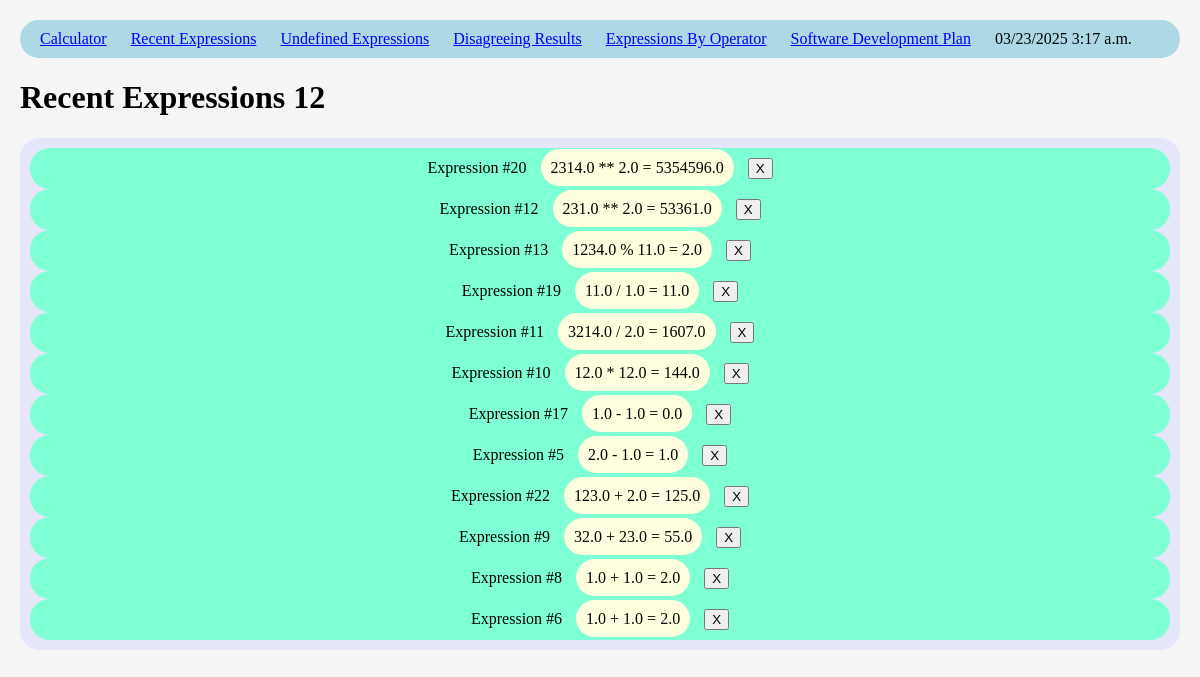
/calculator/recent_expressions/, run on the app's committed database.
### calculator/models.py (models this page shows)
class Expression(models.Model):
    num1 = models.FloatField()
    operator = models.ForeignKey(Operator, on_delete=models.RESTRICT)
    num2 = models.FloatField()
    defined = models.BooleanField()
    agree = models.BooleanField()
    PYAnswer = models.FloatField()
    JSAnswer = models.FloatField()

class Operator(models.Model):
    symbol = models.CharField(max_length=2)
    name = models.CharField(max_length=100)

### calculator/views.py (the view)
# urls.py: path('recent_expressions/', views.recent_expressions, name='recent_expressions'),
def recent_expressions(request):
    latest_expression_list = []
    if Expression.objects.order_by("-operator_id").exists():
        latest_expression_list = Expression.objects.order_by("-operator_id")
    context = {
        "latest_expression_list": latest_expression_list
    }
    return render(request, 'calculator/recent_expressions.html', context)

### calculator/templates/calculator/recent_expressions.html (shortened to what this page needs)
<!DOCTYPE html>
<html lang="en">
    <head>
        {% load static %}
        <link rel="stylesheet" href="{% static 'calculator/style.css' %}">
    </head>
    <body>
        {% include 'calculator/nav.html'%}
        <h1>Recent Expressions {{latest_expression_list|length}}</h1>
        {% if latest_expression_list %}
        <div id="saved" class="saved">
            {% for expression in latest_expression_list %}
            <form class="valid" method="post" action="{% url 'calculator:removeRecord' expression.id %}">
                <span>Expression #{{expression.id}}</span>
                <span class="math">{{expression.num1}} {{expression.operator.symbol}} {{expression.num2}} = {{expression.PYAnswer}}</span>
                <span><input type="submit" value="X"></span>
            </form>
            {% endfor %}
        </div>
        {% endif %}
    </body>
</html>

### calculator/static/calculator/style.css (style rules this page uses)
body { background-color: whitesmoke; color: black; font-family: "American Typewriter", serif; font-style: normal; font-size: medium; padding: 10px; margin: 10px; }
span { padding: inherit; }
div { padding: inherit; }
.valid { border-radius: 20px; text-align: center; margin: 0 auto; padding: inherit; background-color: aquamarine; }
.saved { border-radius: 20px; text-align: center; margin: 0 auto; padding: inherit; background-color: lavender; }
.math { border-radius: 20px; text-align: center; margin: 0 auto; padding: inherit; background-color: lightyellow; }

### data on the page
Expression: id "20", num1 "2314.0", operator.symbol "**", num2 "2.0", PYAnswer "5354596.0"
Expression: id "12", num1 "231.0", operator.symbol "**", num2 "2.0", PYAnswer "53361.0"
Expression: id "13", num1 "1234.0", operator.symbol "%", num2 "11.0", PYAnswer "2.0"
Expression: id "19", num1 "11.0", operator.symbol "/", num2 "1.0", PYAnswer "11.0"
Expression: id "11", num1 "3214.0", operator.symbol "/", num2 "2.0", PYAnswer "1607.0"
Expression: id "10", num1 "12.0", operator.symbol "*", num2 "12.0", PYAnswer "144.0"
Expression: id "17", num1 "1.0", operator.symbol "-", num2 "1.0", PYAnswer "0.0"
Expression: id "5", num1 "2.0", operator.symbol "-", num2 "1.0", PYAnswer "1.0"
Expression: id "22", num1 "123.0", operator.symbol "+", num2 "2.0", PYAnswer "125.0"
Expression: id "9", num1 "32.0", operator.symbol "+", num2 "23.0", PYAnswer "55.0"
Expression: id "8", num1 "1.0", operator.symbol "+", num2 "1.0", PYAnswer "2.0"
Expression: id "6", num1 "1.0", operator.symbol "+", num2 "1.0", PYAnswer "2.0"

### other printed values
{{ latest_expression_list|length }} "12"
